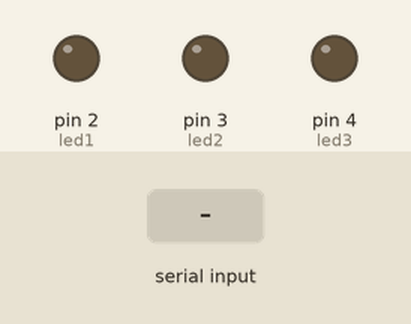
Simulated run of this sketch. Board: Arduino Uno, built with avr-gcc and run on an emulated ATmega328P. Shown: output pins drawn as LEDs (lit = HIGH). Inputs (shaded band) come from the test bench.

Above: at 1.2 s.
1.3 s: "1" received over Serial
At 1.8 s:
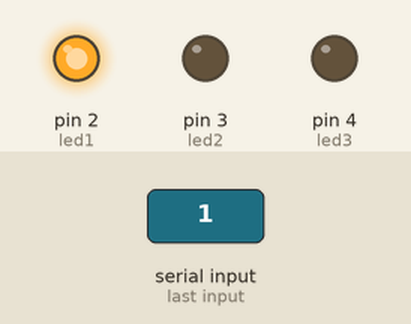
2.8 s: "2" received over Serial
At 4.0 s:
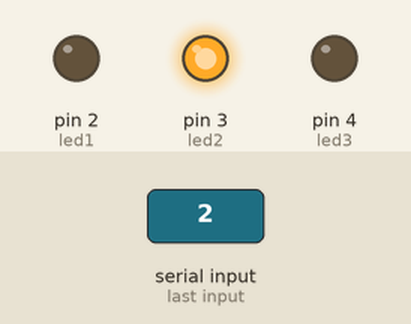
4.3 s: "3" received over Serial
At 5.3 s:
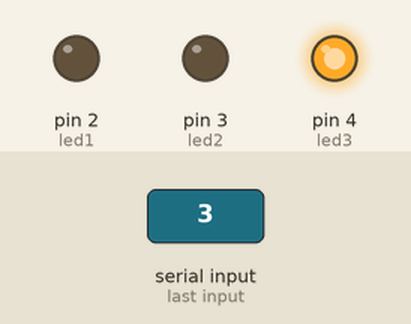
5.8 s: "0" received over Serial
At 6.4 s:
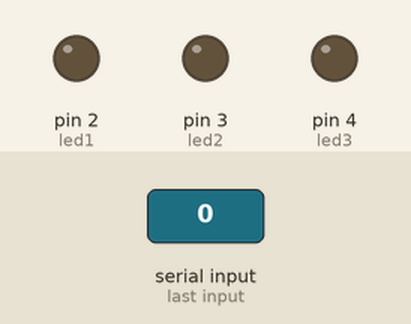
Timing chart, 0 to 8.3 s (numbered marks = the images above; inputs shaded):
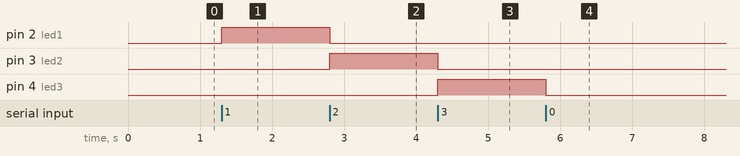

Measured:
- after the input at 1.3 s, pin 2 (led1): LOW → HIGH at once
- after the input at 2.8 s, pin 2 (led1): HIGH → LOW at once; pin 3 (led2): LOW → HIGH at once
- after the input at 4.3 s, pin 3 (led2): HIGH → LOW at once; pin 4 (led3): LOW → HIGH at once
- after the input at 5.8 s, pin 4 (led3): HIGH → LOW at once

The sketch:

3_LED_textbox.ino
```cpp
int led1 = 2;
int led2 = 3;
int led3 = 4;

void setup() {
  pinMode(led1, OUTPUT);
  pinMode(led2, OUTPUT);
  pinMode(led3, OUTPUT);
  Serial.begin(9600);
}

void loop() {
  if (Serial.available()) {
    char cmd = Serial.read();
    digitalWrite(led1, LOW);
    digitalWrite(led2, LOW);
    digitalWrite(led3, LOW);

    if (cmd == '1') digitalWrite(led1, HIGH);
    else if (cmd == '2') digitalWrite(led2, HIGH);
    else if (cmd == '3') digitalWrite(led3, HIGH);
  }
}
```
